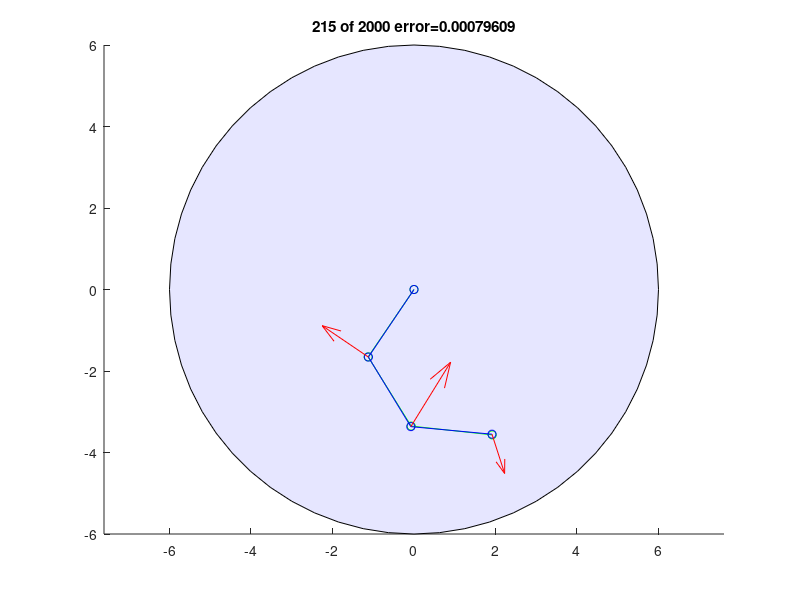

Reproduce this figure in MATLAB.
function PotentialFieldNavigation
% A path planner for an n-link planar robot arm moving amoung polygonal obstacles.
%
%
% Based off chapter 5.2 in "Robot Modeling and Control" by Spong, Hutchinson,
% and Vidyasagar
%
% Aaron T Becker, 04-13-2016, atbecker@uh.edu
%
%  Items to complete are marked with "TODO:"
%%%%%%%%%%%%%%%%%%%%%%%%%%%%%%%
linkLen = [2;2;2];  %lengths of each link
q = rand(numel(linkLen),1)*2*pi;  %robot configuration
qGoal = rand(numel(linkLen),1)*2*pi; %TODO: some sort of check to make sure this isn't intersecting an obstacle
oGoal = computeOrigins(qGoal); %robot goal DH origins 

% Parameters  (students should change these)
zeta =   flipud(.1*cumsum(ones(numel(q),1)));
alpha = 0.02;
d = 0.5;

%setup figure
figure(1);clf;
r = sum(linkLen);
rectangle('Position',[-r,-r,2*r,2*r],'Curvature',1,'FaceColor',[.9 .9 1]) %robot workspace
axis equal
%draw robot
hold on
hGline = line([0,0],[0,1],'color','g');
hGpts = plot([0,0],[0,1],'og');
hRline = line([0,0],[0,1],'color','b');
hRpts = plot([0,0],[0,1],'ob');
harr= quiver(0,0,1,2,'color','r');
hold off
hTitle = title(num2str(0));
maxIters = 2000;

for iteration = 1:maxIters
    %calulate error
    qErr = sum(atan2(sin(q-qGoal),cos(q-qGoal)).^2);
    oR = computeOrigins(q);
    Fvec =  fatt(q, oGoal,zeta,d);
    
    %update drawing
    updateArm(oGoal,hGline,hGpts);
    updateArm(oR,hRline,hRpts);
    set(harr, 'Xdata',oR(:,1),'Ydata',oR(:,2),'Udata',Fvec(:,1),'Vdata',Fvec(:,2));
    set(hTitle,'String',[num2str(iteration),' of ', num2str(maxIters), ' error=',num2str(qErr)])
    drawnow
    if qErr < 0.001
        break
    end
    
    %map the workspace forces to joint torques (5.2.3)
    tau = zeros(numel(q),1);
    for ic = 1:numel(q)
        tau = tau+Jv(q,ic)'* Fvec(ic,:)';
    end
    
    %Gradient descent algorithm, page 179
    q = q+alpha*tau/norm(tau);
end

    function J = Jv(q,ic) %page 177
        o = computeOrigins(q);
        Augo = [0,0;o];  %add frame 0
        % J = [z0 x (o_c - o_0),  z1 x (o_c - o_2), ...., z_(n-1) x (o_c - o_(n-1))
        J = zeros(2,numel(q));
        for c = 1:ic
            oDiff=  Augo(ic+1,:)-Augo(c,:);
            J(1,c) = -oDiff(2);
            J(2,c) = oDiff(1);
        end
        
        %topRowManipJacobian =  fliplr([-o(:,2)';o(:,1)']);
    end

    function Fvec =  fatt(q, oGoal,zeta,d)
        % o is a vector of the origins for DH frames of a planar robot arm.
        Fvec = zeros(numel(q),2);
        o = computeOrigins(q);
        
        
        
        for i = 1:numel(q) % compute attractive force for each origin
            err = dist(o(i,:),oGoal(i,:));
            if err < d
                Fvec(i,:)= -zeta(i)*( o(i,:)-oGoal(i,:)  );
            else
                Fvec(i,:)= -d*zeta(i)*( o(i,:)-oGoal(i,:)  )/err;
            end
        end
    end

    function o = computeOrigins(q)
        %o = zeros(numel(q),2); %(x,y) coordinate of every origin frame
        qSum = cumsum(q);
        oDelta = [linkLen,linkLen].*[cos(qSum),sin(qSum)];
        o = cumsum(oDelta);
    end

    function updateArm(o,hline,hpts)
        set(hline, 'xdata',[0;o(:,1)], 'ydata',[0;o(:,2)]);
        set(hpts, 'xdata',[0;o(:,1)], 'ydata',[0;o(:,2)]);
    end

    function d = dist(a,b)
        d=sum((a-b).^2).^.5;
    end
end